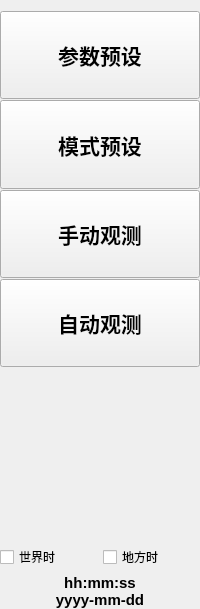
     <widget class="QWidget" name="widget" native="true">
      <property name="sizePolicy">
       <sizepolicy hsizetype="Preferred" vsizetype="Preferred">
        <horstretch>1</horstretch>
        <verstretch>0</verstretch>
       </sizepolicy>
      </property>
      <property name="styleSheet">
       <string notr="true"/>
      </property>
      <layout class="QVBoxLayout" name="verticalLayout" stretch="1,1,1,1,2,0">
       <property name="spacing">
        <number>1</number>
       </property>
       <property name="leftMargin">
        <number>0</number>
       </property>
       <property name="rightMargin">
        <number>0</number>
       </property>
       <property name="bottomMargin">
        <number>0</number>
       </property>
       <item>
        <widget class="QPushButton" name="pB_ParameterPreset">
         <property name="enabled">
          <bool>true</bool>
         </property>
         <property name="sizePolicy">
          <sizepolicy hsizetype="Preferred" vsizetype="Preferred">
           <horstretch>0</horstretch>
           <verstretch>0</verstretch>
          </sizepolicy>
         </property>
         <property name="minimumSize">
          <size>
           <width>70</width>
           <height>70</height>
          </size>
         </property>
         <property name="maximumSize">
          <size>
           <width>16777215</width>
           <height>16777215</height>
          </size>
         </property>
         <property name="font">
          <font>
           <pointsize>16</pointsize>
           <bold>true</bold>
          </font>
         </property>
         <property name="autoFillBackground">
          <bool>false</bool>
         </property>
         <property name="styleSheet">
          <string notr="true"/>
         </property>
         <property name="text">
          <string>参数预设</string>
         </property>
         <property name="iconSize">
          <size>
           <width>20</width>
           <height>20</height>
          </size>
         </property>
        </widget>
       </item>
       <item>
        <widget class="QPushButton" name="pB_ObservModePerset">
         <property name="sizePolicy">
          <sizepolicy hsizetype="Minimum" vsizetype="Preferred">
           <horstretch>0</horstretch>
           <verstretch>0</verstretch>
          </sizepolicy>
         </property>
         <property name="minimumSize">
          <size>
           <width>0</width>
           <height>70</height>
          </size>
         </property>
         <property name="font">
          <font>
           <pointsize>16</pointsize>
           <bold>true</bold>
          </font>
         </property>
         <property name="styleSheet">
          <string notr="true"/>
         </property>
         <property name="text">
          <string>模式预设</string>
         </property>
         <property name="iconSize">
          <size>
           <width>20</width>
           <height>20</height>
          </size>
         </property>
        </widget>
       </item>
       <item>
        <widget class="QPushButton" name="pB_ManualOperate">
         <property name="sizePolicy">
          <sizepolicy hsizetype="Minimum" vsizetype="Preferred">
           <horstretch>0</horstretch>
           <verstretch>0</verstretch>
          </sizepolicy>
         </property>
         <property name="minimumSize">
          <size>
           <width>0</width>
           <height>70</height>
          </size>
         </property>
         <property name="font">
          <font>
           <pointsize>16</pointsize>
           <bold>true</bold>
          </font>
         </property>
         <property name="styleSheet">
          <string notr="true"/>
         </property>
         <property name="text">
          <string>手动观测</string>
         </property>
         <property name="iconSize">
          <size>
           <width>20</width>
           <height>20</height>
          </size>
         </property>
        </widget>
       </item>
       <item>
        <widget class="QPushButton" name="pB_Automatic">
         <property name="sizePolicy">
          <sizepolicy hsizetype="Minimum" vsizetype="Preferred">
           <horstretch>0</horstretch>
           <verstretch>0</verstretch>
          </sizepolicy>
         </property>
         <property name="minimumSize">
          <size>
           <width>0</width>
           <height>70</height>
          </size>
         </property>
         <property name="font">
          <font>
           <pointsize>16</pointsize>
           <bold>true</bold>
          </font>
         </property>
         <property name="styleSheet">
          <string notr="true"/>
         </property>
         <property name="text">
          <string>自动观测</string>
         </property>
         <property name="iconSize">
          <size>
           <width>20</width>
           <height>20</height>
          </size>
         </property>
        </widget>
       </item>
       <item>
        <spacer name="verticalSpacer">
         <property name="orientation">
          <enum>Qt::Vertical</enum>
         </property>
         <property name="sizeType">
          <enum>QSizePolicy::Maximum</enum>
         </property>
         <property name="sizeHint" stdset="0">
          <size>
           <width>20</width>
           <height>250</height>
          </size>
         </property>
        </spacer>
       </item>
       <item>
        <layout class="QVBoxLayout" name="verticalLayout_17">
         <property name="spacing">
          <number>0</number>
         </property>
         <item>
          <layout class="QHBoxLayout" name="horizontalLayout_23">
           <property name="spacing">
            <number>5</number>
           </property>
           <property name="leftMargin">
            <number>0</number>
           </property>
           <property name="topMargin">
            <number>0</number>
           </property>
           <property name="bottomMargin">
            <number>5</number>
           </property>
           <item>
            <widget class="QCheckBox" name="checkBox_UseUTC">
             <property name="sizePolicy">
              <sizepolicy hsizetype="Minimum" vsizetype="Minimum">
               <horstretch>0</horstretch>
               <verstretch>0</verstretch>
              </sizepolicy>
             </property>
             <property name="font">
              <font>
               <pointsize>9</pointsize>
              </font>
             </property>
             <property name="layoutDirection">
              <enum>Qt::LeftToRight</enum>
             </property>
             <property name="text">
              <string>世界时</string>
             </property>
            </widget>
           </item>
           <item>
            <widget class="QCheckBox" name="checkBox_UseLocalTime">
             <property name="sizePolicy">
              <sizepolicy hsizetype="Minimum" vsizetype="Minimum">
               <horstretch>0</horstretch>
               <verstretch>0</verstretch>
              </sizepolicy>
             </property>
             <property name="font">
              <font>
               <pointsize>9</pointsize>
              </font>
             </property>
             <property name="layoutDirection">
              <enum>Qt::LeftToRight</enum>
             </property>
             <property name="text">
              <string>地方时</string>
             </property>
            </widget>
           </item>
          </layout>
         </item>
         <item>
          <widget class="QLabel" name="label_DisplayCurrentTime">
           <property name="sizePolicy">
            <sizepolicy hsizetype="Minimum" vsizetype="Minimum">
             <horstretch>0</horstretch>
             <verstretch>0</verstretch>
            </sizepolicy>
           </property>
           <property name="font">
            <font>
             <pointsize>11</pointsize>
             <bold>true</bold>
            </font>
           </property>
           <property name="text">
            <string>hh:mm:ss
yyyy-mm-dd</string>
           </property>
           <property name="alignment">
            <set>Qt::AlignBottom|Qt::AlignHCenter</set>
           </property>
          </widget>
         </item>
        </layout>
       </item>
      </layout>
     </widget>
